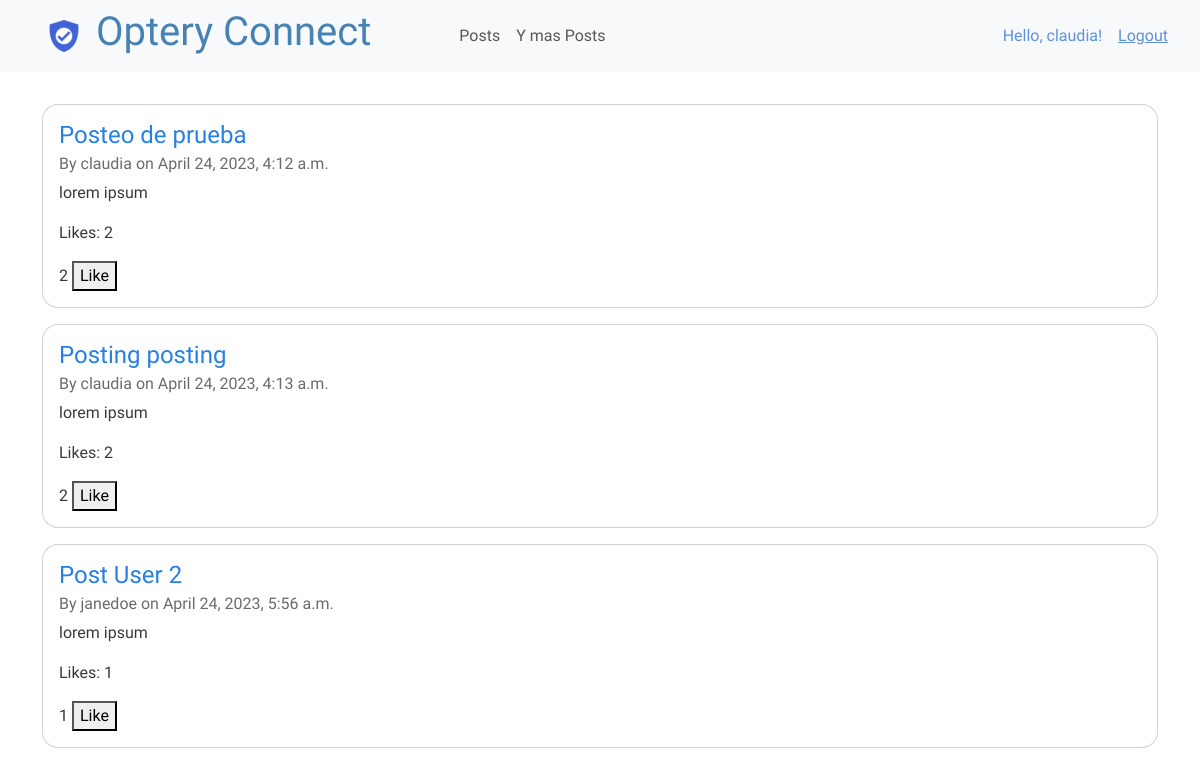
The app's page /social/posts/ (signed in), older data.
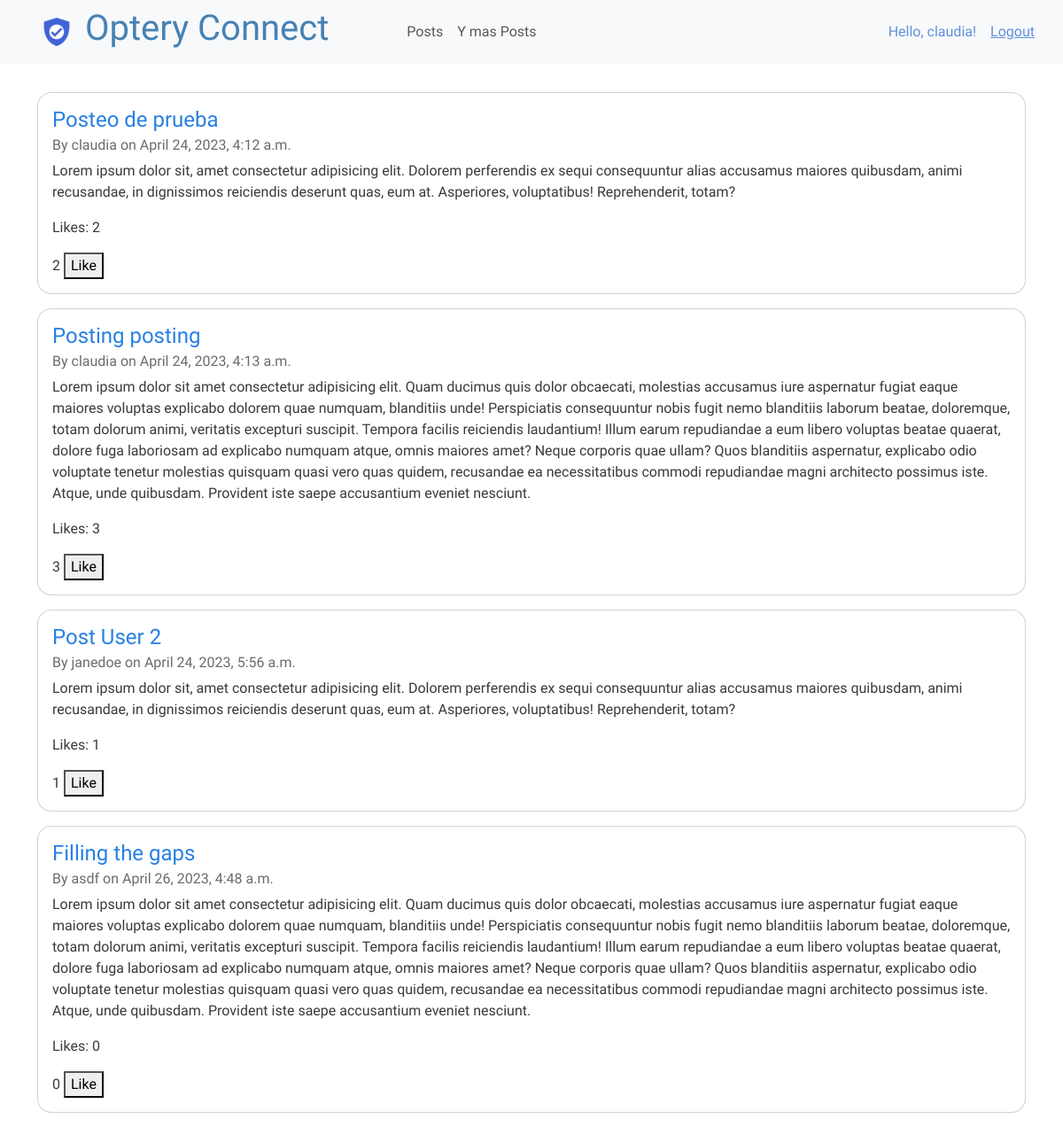
The same page, newer data.
### social/models.py (models this page shows, shortened)
class Post(models.Model):
    title = models.CharField(max_length=200)
    content = models.TextField()
    date_posted = models.DateTimeField(auto_now_add=True)
    author = models.ForeignKey(User, on_delete=models.CASCADE)

### social/views.py (the view)
# urls.py: path('posts/', post_list, name='posts'),
@login_required
def post_list(request):
    posts = Post.objects.annotate(num_likes=Count('likes'))
    return render(request, 'social/post_list.html', {'posts': posts})

### templates/social/post_list.html (shortened to what this page needs)
{% extends 'base.html' %}
{% block content %}
<div class="posts" style="padding-top: 2rem;">
    {% for post in posts %}
    <div class="card">
        <div class="card-body">
            <a href="{% url 'social:post_detail' post.id %}" style="text-decoration: none;">
                <h4 class="card-title">{{ post.title }}</h4>
            </a>
            <h6 class="card-subtitle mb-2 text-muted">By {{ post.author.username }} on {{ post.date_posted }}</h6>
            <p class="card-text">{{ post.content }}</p>
            <p>Likes: <span id="likes-count-{{ post.id }}"> {{ post.num_likes }} </span></p>
            <div id="like-post-{{ post.id }}">
                <form hx-post="{% url 'social:like_post' post.id %}" hx-trigger="submit" hx-swap="outerHTML"
                    hx-target="#like-post-{{ post.id }}" id="like-form-{{ post.id }}" data-post-id="{{ post.id }}">
                    <span id="likes-count-{{ post.id }}">{{ post.num_likes }}</span>
                    <button type="submit" id="like-button-{{ post.id }}">
                        {% if request.user in post.like.all %}
                        Unlike
                        {% else %}
                        Like
                        {% endif %}
                    </button>
                </form>
            </div>
        </div>
    </div>
    {% endfor %}
</div>
{% endblock %}

### templates/base.html (shortened to what this page needs)
{% load static %}
<!DOCTYPE html>
<html>
<head>
    <link rel="stylesheet" href="https://use.fontawesome.com/releases/v5.6.3/css/all.css"
>
    <link rel="stylesheet" href="https://cdn.jsdelivr.net/npm/bootswatch@5.2.3/dist/cosmo/bootstrap.min.css">
    <link rel="stylesheet" href="{% static 'css/main.css' %}">
</head>
<body>
    {% include 'partials/_navbar.html' %}
    <div class="container">
        {% block content %}
        {% endblock %}
    </div>
</body>
</html>

### templates/partials/_navbar.html (shortened to what this page needs)
{% load static %}
<nav class="navbar navbar-expand-lg navbar-light bg-light">
    <a href="{% url 'accounts:index' %}"><img src="{% static 'img/logo.png' %}"
            style="padding-right:1rem; padding-left:3rem"></a>
    <div class="collapse navbar-collapse" id="navbarNavAltMarkup">
        <div class="navbar-nav">
            <h1 style="padding-right: 5rem;color: steelblue;">Optery Connect</h1>
            {% if user.is_authenticated %}
            <li class="nav-item">
                <a class="nav-item nav-link" href="{% url 'social:posts' %}">Posts</a>
            </li>
            <li class="nav-item">
                <a class="nav-item nav-link" href="{% url 'social:posts' %}">Y mas Posts</a>
            </li>
            {% endif %}
        </div>
    </div>
    {% if user.is_authenticated %}
    <span class="hello-msg">Hello, {{request.user}}!</span>
    <span><a class="hello-msg m2" href="{% url 'accounts:logout' %}">Logout</a></span>
    {% endif %}
</nav>

### static/css/main.css (style rules this page uses)
.hello-msg { display: flex; color: #5F90DA; margin-right: 1rem; }
.m2 { padding-right: 1rem; }
.nav-item { display: flex; align-items: center; }
.card { border-radius: 1rem; margin-bottom: 1rem; }

Row changes from the older to the newer data that the page shows:
changed Post "Posteo de prueba": content "lorem ipsum" → "Lorem ipsum dolor sit, amet consectetur adipisicing elit. Dolorem perferendis ex sequi consequuntur alias accusamus maiores quibusdam, animi recusandae, in dignissimos reiciendis deserunt quas, eum at. Asperiores, voluptatibus! Reprehenderit, totam?"
changed Post "Posting posting": content "lorem ipsum" → "Lorem ipsum dolor sit amet consectetur adipisicing elit. Quam ducimus quis dolor obcaecati, molestias accusamus iure aspernatur fugiat eaque maiores voluptas explicabo dolorem quae numquam, blanditiis unde! Perspiciatis consequuntur nobis fugit nemo blanditiis laborum beatae, doloremque, totam dolorum animi, veritatis excepturi suscipit. Tempora facilis reiciendis laudantium! Illum earum repudiandae a eum libero voluptas beatae quaerat, dolore fuga laboriosam ad explicabo numquam atque, omnis maiores amet? Neque corporis quae ullam? Quos blanditiis aspernatur, explicabo odio voluptate tenetur molestias quisquam quasi vero quas quidem, recusandae ea necessitatibus commodi repudiandae magni…"; num_likes "2" → "3"
changed Post "Post User 2": content "lorem ipsum" → "Lorem ipsum dolor sit, amet consectetur adipisicing elit. Dolorem perferendis ex sequi consequuntur alias accusamus maiores quibusdam, animi recusandae, in dignissimos reiciendis deserunt quas, eum at. Asperiores, voluptatibus! Reprehenderit, totam?"
added Post: title "Filling the gaps", author.username "asdf", date_posted "April 26, 2023, 4:48 a.m.", content "Lorem ipsum dolor sit amet consectetur adipisicing elit. Quam ducimus quis dolor obcaecati, molestias accusamus iure aspernatur fugiat eaque maiores voluptas explicabo dolorem quae numquam, blanditiis unde! Perspiciatis consequuntur nobis fugit nemo blanditiis laborum beatae, doloremque, totam dolorum animi, veritatis excepturi suscipit. Tempora facilis reiciendis laudantium! Illum earum repudiandae a eum libero voluptas beatae quaerat, dolore fuga laboriosam ad explicabo numquam atque, omnis maiores amet? Neque corporis quae ullam? Quos blanditiis aspernatur, explicabo odio voluptate tenetur molestias quisquam quasi vero quas quidem, recusandae ea necessitatibus commodi repudiandae magni…", num_likes "0"
